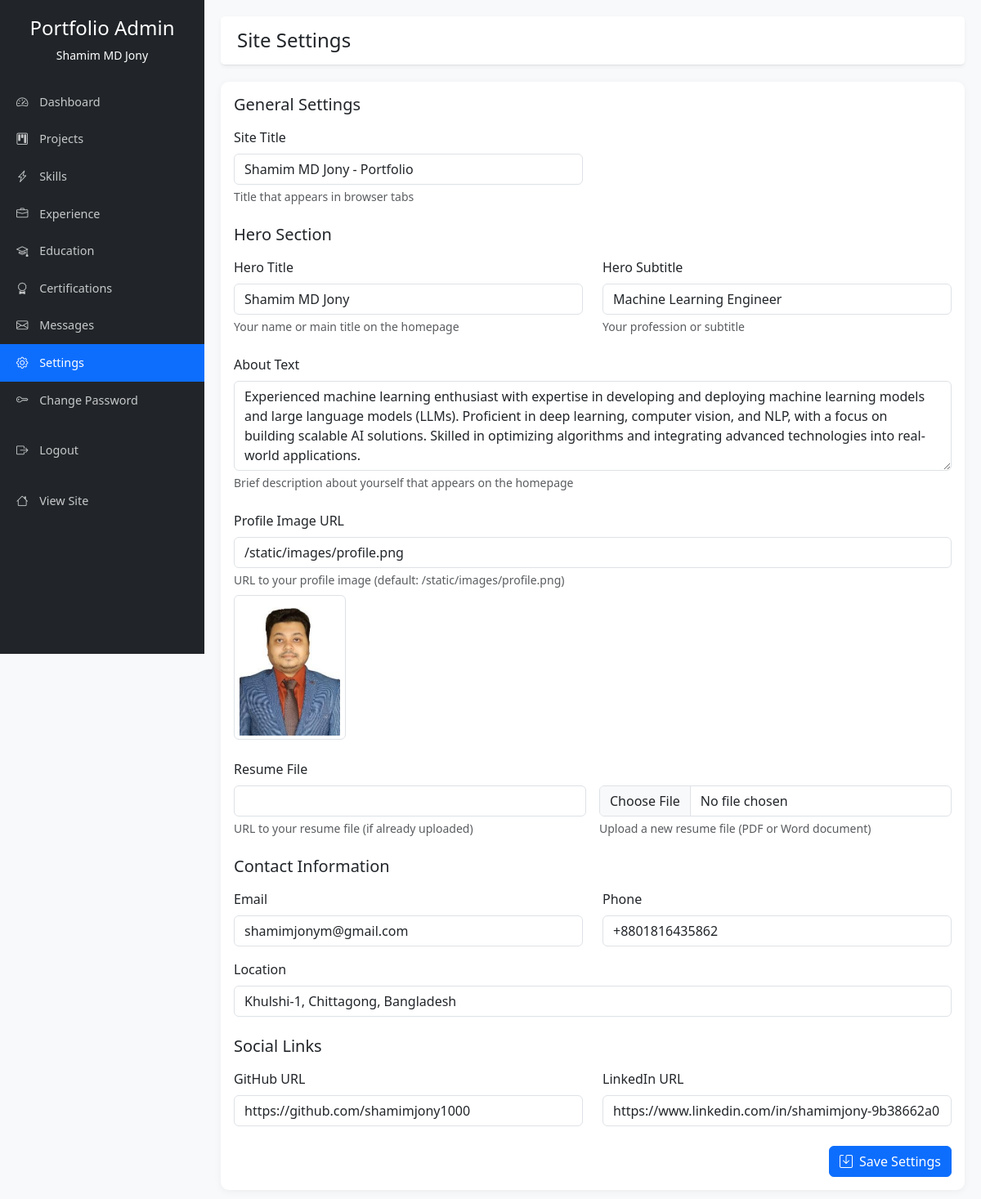
/dashboard/settings (signed in), run on the app's committed database.
### models.py (models this page shows)
class SiteSettings(db.Model):
    id = db.Column(db.Integer, primary_key=True)
    site_title = db.Column(db.String(100), default="Shamim MD Jony - Portfolio")
    hero_title = db.Column(db.String(100), default="Shamim MD Jony")
    hero_subtitle = db.Column(db.String(200), default="Machine Learning Engineer")
    about_text = db.Column(db.Text)
    profile_image = db.Column(db.String(255), default="/static/images/profile.png")
    resume_file = db.Column(db.String(255))
    github_url = db.Column(db.String(255))
    linkedin_url = db.Column(db.String(255))
    email = db.Column(db.String(100))
    phone = db.Column(db.String(20))
    location = db.Column(db.String(100))
    updated_at = db.Column(db.DateTime, default=datetime.utcnow, onupdate=datetime.utcnow)

### app.py (the view, shortened to what this page needs)
@app.route('/dashboard/settings', methods=['GET', 'POST'])
@login_required
def site_settings():
    settings = SiteSettings.query.first()
    form = SiteSettingsForm(obj=settings)
    return render_template('admin/settings.html', form=form, settings=settings)

### forms.py
class SiteSettingsForm(FlaskForm):
    site_title = StringField('Site Title', validators=[DataRequired(), Length(max=100)])
    hero_title = StringField('Hero Title', validators=[DataRequired(), Length(max=100)])
    hero_subtitle = StringField('Hero Subtitle', validators=[DataRequired(), Length(max=200)])
    about_text = TextAreaField('About Text', validators=[DataRequired()])
    profile_image = StringField('Profile Image URL', validators=[Optional()])
    resume_file_upload = FileField('Upload Resume', validators=[Optional(), FileAllowed(['pdf', 'doc', 'docx'], 'PDF or Word documents only!')])
    resume_file = StringField('Resume File URL', validators=[Optional()])
    github_url = StringField('GitHub URL', validators=[Optional(), URL()])
    linkedin_url = StringField('LinkedIn URL', validators=[Optional(), URL()])
    email = StringField('Email', validators=[DataRequired(), Email()])
    phone = StringField('Phone', validators=[Optional(), Length(max=20)])
    location = StringField('Location', validators=[Optional(), Length(max=100)])

### app.py (called while the page is built)
@login_manager.user_loader
def load_user(user_id):
    return User.query.get(int(user_id))

@app.before_request
def track_visitor():
    if request.method == 'GET' and not request.path.startswith('/dashboard') and not request.path.startswith('/admin') and not request.path.startswith('/static'):
        try:
            visitor = Visitor(
                page=request.path,
                ip_address=request.remote_addr,
                user_agent=request.user_agent.string if request.user_agent else None,
                referrer=request.referrer
            )
            db.session.add(visitor)
            db.session.commit()
        except Exception as e:
            print(f"Error tracking visitor: {e}")
            db.session.rollback()

### templates/admin/settings.html (shortened to what this page needs)
{% extends 'admin/base.html' %}
{% block header_title %}Site Settings{% endblock %}
{% block content %}
<div class="card">
    <div class="card-body">
        <form method="POST" action="{{ url_for('site_settings') }}">
            <h5 class="mb-3">General Settings</h5>
            <div class="row mb-4">
                <div class="col-md-6">
                    <label for="site_title" class="form-label">Site Title</label>
                    {{ form.site_title(class="form-control" + (" is-invalid" if form.site_title.errors else "")) }}
                    <div class="form-text">Title that appears in browser tabs</div>
                </div>
            </div>
            <h5 class="mb-3">Hero Section</h5>
            <div class="row mb-4">
                <div class="col-md-6">
                    <label for="hero_title" class="form-label">Hero Title</label>
                    {{ form.hero_title(class="form-control" + (" is-invalid" if form.hero_title.errors else "")) }}
                    <div class="form-text">Your name or main title on the homepage</div>
                </div>
                <div class="col-md-6">
                    <label for="hero_subtitle" class="form-label">Hero Subtitle</label>
                    {{ form.hero_subtitle(class="form-control" + (" is-invalid" if form.hero_subtitle.errors else "")) }}
                    <div class="form-text">Your profession or subtitle</div>
                </div>
            </div>
            <div class="mb-4">
                <label for="about_text" class="form-label">About Text</label>
                {{ form.about_text(class="form-control" + (" is-invalid" if form.about_text.errors else ""), rows=4) }}
                <div class="form-text">Brief description about yourself that appears on the homepage</div>
            </div>
            <div class="mb-4">
                <label for="profile_image" class="form-label">Profile Image URL</label>
                {{ form.profile_image(class="form-control" + (" is-invalid" if form.profile_image.errors else "")) }}
                <div class="form-text">URL to your profile image (default: /static/images/profile.png)</div>
                {% if settings.profile_image %}
                <div class="mt-2">
                    <img src="{{ settings.profile_image }}" alt="Profile Preview" class="img-thumbnail" style="max-width: 150px;">
                </div>
                {% endif %}
            </div>
            <div class="mb-4">
                <label for="resume_file" class="form-label">Resume File</label>
                <div class="row g-3">
                    <div class="col-md-6">
                        {{ form.resume_file(class="form-control" + (" is-invalid" if form.resume_file.errors else "")) }}
                        <div class="form-text">URL to your resume file (if already uploaded)</div>
                    </div>
                    <div class="col-md-6">
                        {{ form.resume_file_upload(class="form-control" + (" is-invalid" if form.resume_file_upload.errors else "")) }}
                        <div class="form-text">Upload a new resume file (PDF or Word document)</div>
                    </div>
                </div>
            </div>
            <h5 class="mb-3">Contact Information</h5>
            <div class="row mb-3">
                <div class="col-md-6">
                    <label for="email" class="form-label">Email</label>
                    {{ form.email(class="form-control" + (" is-invalid" if form.email.errors else "")) }}
                </div>
                <div class="col-md-6">
                    <label for="phone" class="form-label">Phone</label>
                    {{ form.phone(class="form-control" + (" is-invalid" if form.phone.errors else "")) }}
                </div>
            </div>
            <div class="mb-4">
                <label for="location" class="form-label">Location</label>
                {{ form.location(class="form-control" + (" is-invalid" if form.location.errors else "")) }}
            </div>
            <h5 class="mb-3">Social Links</h5>
            <div class="row mb-4">
                <div class="col-md-6">
                    <label for="github_url" class="form-label">GitHub URL</label>
                    {{ form.github_url(class="form-control" + (" is-invalid" if form.github_url.errors else "")) }}
                </div>
                <div class="col-md-6">
                    <label for="linkedin_url" class="form-label">LinkedIn URL</label>
                    {{ form.linkedin_url(class="form-control" + (" is-invalid" if form.linkedin_url.errors else "")) }}
                </div>
            </div>
            <div class="d-flex justify-content-end">
                <button type="submit" class="btn btn-primary">
                    <i class="bi bi-save me-1"></i> Save Settings
                </button>
            </div>
        </form>
    </div>
</div>
{% endblock %}

### templates/admin/base.html (style rules this page uses)
body { font-family: 'Segoe UI', Tahoma, Geneva, Verdana, sans-serif; background-color: #f8f9fa; }
.card { border: none; border-radius: 10px; box-shadow: 0 2px 10px rgba(0, 0, 0, 0.05); margin-bottom: 20px; }
.btn-primary { background-color: #0d6efd; border-color: #0d6efd; }

### data on the page
SiteSettings: site_title "Shamim MD Jony - Portfolio", hero_title "Shamim MD Jony", hero_subtitle "Machine Learning Engineer", about_text "Experienced machine learning enthusiast with expertise in developing and deploying machine learning models and large language models (LLMs). Proficient in deep learning, computer vision, and NLP, with a focus on building scalable AI solutions. Skilled in optimizing algorithms and integrating advanced technologies into real-world applications.", profile_image "/static/images/profile.png", profile_image (placeholder picture), email "shamimjonym@gmail.com", phone "+8801816435862", location "Khulshi-1, Chittagong, Bangladesh", github_url "https://github.com/shamimjony1000", linkedin_url "https://www.linkedin.com/in/shamimjony-9b38662a0"
